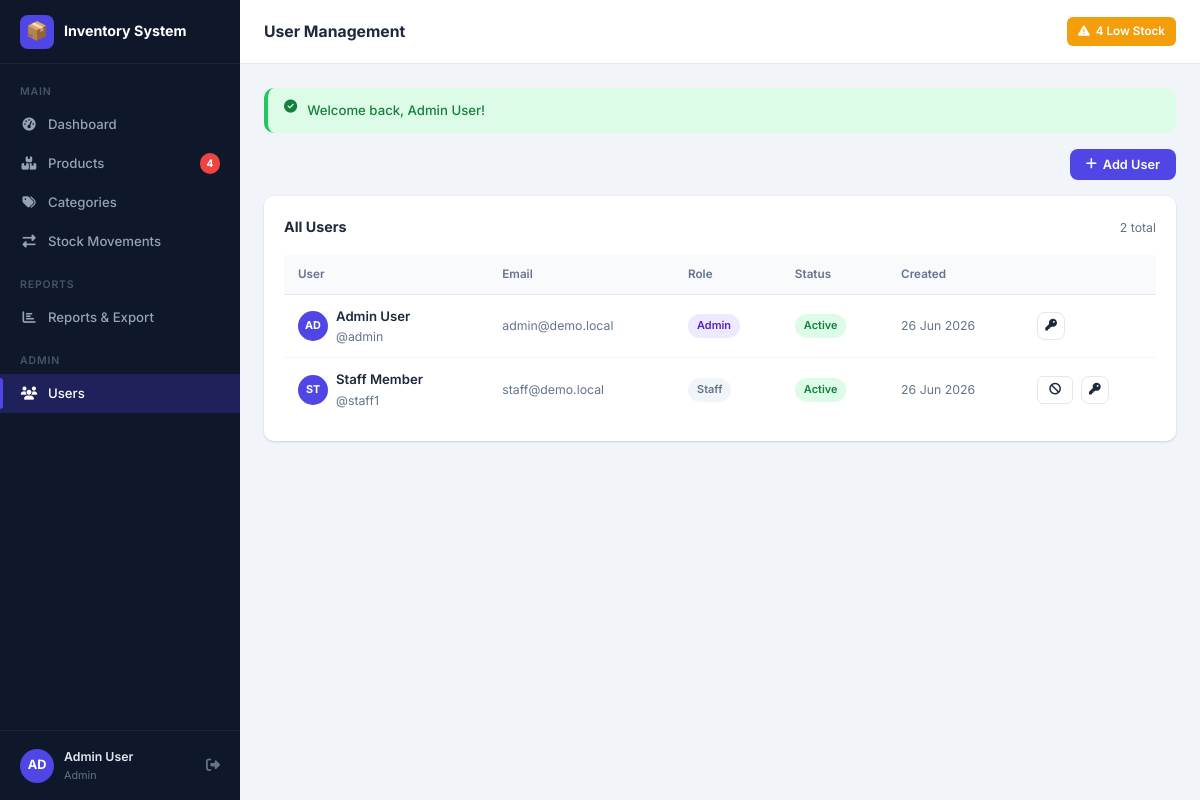
The app's page /modules/users/index.php (signed in) with its own data.
### tables this page shows
CREATE TABLE `users` (
  `id`         INT UNSIGNED NOT NULL AUTO_INCREMENT,
  `username`   VARCHAR(50)  NOT NULL UNIQUE,
  `password`   VARCHAR(255) NOT NULL,
  `full_name`  VARCHAR(100) NOT NULL,
  `email`      VARCHAR(100) NOT NULL UNIQUE,
  `role`       ENUM('admin','staff') NOT NULL DEFAULT 'staff',
  `is_active`  TINYINT(1)   NOT NULL DEFAULT 1,
  `created_at` TIMESTAMP    NOT NULL DEFAULT CURRENT_TIMESTAMP,
  PRIMARY KEY (`id`)
);

### core/helpers.php (called while the page is built, shortened)
<?php
function e(mixed $val): string {
    return htmlspecialchars((string)$val, ENT_QUOTES | ENT_SUBSTITUTE, 'UTF-8');
}

### core/Auth.php (called while the page is built, shortened)
<?php
class Auth {
    public static function id(): int {
        return (int)($_SESSION['user_id'] ?? 0);
    }
}

### modules/users/index.php (the view, shortened to what this page needs)
<?php
$db    = Database::getInstance();
$users = $db->query('SELECT * FROM users ORDER BY role, username')->fetchAll();
include __DIR__ . '/../../includes/header.php';
?>
<div class="card-header" style="margin-bottom:16px;padding:0">
  <button class="btn btn-primary" data-modal-open="modal-add">
    <i class="fa fa-plus"></i> Add User
  </button>
</div>
<div class="card">
  <div class="card-header">
    <span class="card-title">All Users</span>
    <span class="text-muted fs-sm"><?= count($users) ?> total</span>
  </div>
  <div class="table-wrap">
    <table>
      <thead>
        <tr>
          <th>User</th>
          <th>Email</th>
          <th>Role</th>
          <th>Status</th>
          <th>Created</th>
          <th></th>
        </tr>
      </thead>
      <tbody>
        <?php foreach ($users as $u): ?>
        <tr>
          <td>
            <div class="d-flex align-center gap-2">
              <div class="user-avatar" style="width:30px;height:30px;font-size:.72rem">
                <?= strtoupper(substr($u['full_name'], 0, 2)) ?>
              </div>
              <div>
                <div class="fw-600"><?= e($u['full_name']) ?></div>
                <div class="text-muted fs-sm">@<?= e($u['username']) ?></div>
              </div>
            </div>
          </td>
          <td class="text-muted fs-sm"><?= e($u['email']) ?></td>
          <td>
            <span class="badge <?= $u['role']==='admin' ? 'badge-primary' : 'badge-muted' ?>">
              <?= ucfirst($u['role']) ?>
            </span>
          </td>
          <td>
            <span class="badge <?= $u['is_active'] ? 'badge-success' : 'badge-danger' ?>">
              <?= $u['is_active'] ? 'Active' : 'Inactive' ?>
            </span>
          </td>
          <td class="text-muted fs-sm"><?= date('d M Y', strtotime($u['created_at'])) ?></td>
          <td>
            <div class="d-flex gap-2">
              <?php if ($u['id'] !== Auth::id()): ?>
              <a href="toggle.php?id=<?= $u['id'] ?>" class="btn btn-outline btn-sm"
                 data-confirm="<?= $u['is_active'] ? 'Deactivate' : 'Activate' ?> this user?">
                <?= $u['is_active'] ? '<i class="fa fa-ban"></i>' : '<i class="fa fa-check"></i>' ?>
              </a>
              <?php endif; ?>
              <button class="btn btn-outline btn-sm btn-icon" title="Reset Password"
                      onclick="openResetModal(<?= $u['id'] ?>, <?= htmlspecialchars(json_encode($u['username']), ENT_QUOTES) ?>)">
                <i class="fa fa-key"></i>
              </button>
            </div>
          </td>
        </tr>
        <?php endforeach; ?>
      </tbody>
    </table>
  </div>
</div>
<?php include __DIR__ . '/../../includes/footer.php'; ?>

### assets/css/app.css (style rules this page uses)
:root { --primary: #4f46e5; --primary-h: #4338ca; --accent: #06b6d4; --success: #22c55e; --warning: #f59e0b; --danger: #ef4444; --dark: #0f172a; --surface: #1e293b; --card: #ffffff; --border: #e2e8f0; --text: #1e293b; --muted: #64748b; --sidebar-w: 240px; --topbar-h: 64px; --radius: 10px; --shadow: 0 1px 3px rgba(0,0,0,.10), 0 1px 2px rgba(0,0,0,.06); --shadow-md: 0 4px 16px rgba(0,0,0,.10); }
*, *::before, *::after { box-sizing: border-box; margin: 0; padding: 0; }
html { font-size: 15px; scroll-behavior: smooth; }
body { font-family: 'Inter', system-ui, sans-serif; color: var(--text); background: #f1f5f9; line-height: 1.6; }
a { color: var(--primary); text-decoration: none; }
.user-avatar { width: 34px; height: 34px; background: var(--primary); border-radius: 50%; display: flex; align-items: center; justify-content: center; font-weight: 700; color: #fff; font-size: .85rem; flex-shrink: 0; }
.card { background: var(--card); border-radius: var(--radius); box-shadow: var(--shadow); padding: 20px; }
.card-header { display: flex; align-items: center; justify-content: space-between; margin-bottom: 16px; flex-wrap: wrap; gap: 10px; }
.card-title { font-size: .95rem; font-weight: 700; color: var(--text); }
.table-wrap { overflow-x: auto; }
table { width: 100%; border-collapse: collapse; font-size: .88rem; }
thead th { padding: 10px 14px; text-align: left; font-weight: 600; font-size: .78rem; color: var(--muted); background: #f8fafc; border-bottom: 1px solid var(--border); white-space: nowrap; }
tbody td { padding: 11px 14px; border-bottom: 1px solid #f1f5f9; vertical-align: middle; }
tbody tr:last-child td { border-bottom: none; }
.badge { display: inline-flex; align-items: center; gap: 4px; padding: 3px 9px; border-radius: 20px; font-size: .73rem; font-weight: 600; white-space: nowrap; }
.badge-success { background: #dcfce7; color: #15803d; }
.badge-muted { background: #f1f5f9; color: #64748b; }
.badge-primary { background: #ede9fe; color: #5b21b6; }
.btn { display: inline-flex; align-items: center; gap: 6px; padding: 8px 16px; border-radius: 8px; border: none; cursor: pointer; font-size: .85rem; font-weight: 600; transition: background .15s, opacity .15s, box-shadow .15s; white-space: nowrap; font-family: inherit; }
.btn-primary { background: var(--primary); color: #fff; }
.btn-outline { background: transparent; border: 1.5px solid var(--border); color: var(--text); }
.btn-sm { padding: 5px 11px; font-size: .78rem; border-radius: 6px; }
.btn-icon { padding: 7px; border-radius: 8px; }
.d-flex { display: flex; }
.align-center { align-items: center; }
.gap-2 { gap: 8px; }
.text-muted { color: var(--muted); }
.fw-600 { font-weight: 600; }
.fs-sm { font-size: .82rem; }

### records on screen
users: full_name "AD", full_name "Admin User", username "admin", email "admin@demo.local", role "Admin", is_active "Active", created_at "26 Jun 2026"
users: full_name "ST", full_name "Staff Member", username "staff1", email "staff@demo.local", role "Staff", is_active "Active", created_at "26 Jun 2026"

### other values on screen
APP_NAME "Inventory System"
$lowStockCount "4"
$initials "AD"
$_SESSION['full_name'] "Admin User"
$role "Admin"
$topbarTitle "User Management"
$flash_success "Welcome back, Admin User!"
count($users) "2"
